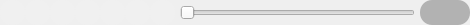
   <widget class="QFrame" name="videoFrame">
    <property name="geometry">
     <rect>
      <x>10</x>
      <y>595</y>
      <width>470</width>
      <height>25</height>
     </rect>
    </property>
    <property name="minimumSize">
     <size>
      <width>0</width>
      <height>25</height>
     </size>
    </property>
    <property name="maximumSize">
     <size>
      <width>16777215</width>
      <height>25</height>
     </size>
    </property>
    <property name="frameShadow">
     <enum>QFrame::Raised</enum>
    </property>
    <widget class="QToolButton" name="BackwardPlayButton">
     <property name="enabled">
      <bool>false</bool>
     </property>
     <property name="geometry">
      <rect>
       <x>50</x>
       <y>0</y>
       <width>25</width>
       <height>25</height>
      </rect>
     </property>
     <property name="minimumSize">
      <size>
       <width>25</width>
       <height>25</height>
      </size>
     </property>
     <property name="maximumSize">
      <size>
       <width>25</width>
       <height>25</height>
      </size>
     </property>
     <property name="toolTip">
      <string>Retroceder</string>
     </property>
     <property name="styleSheet">
      <string notr="true">QToolButton {border: 0px solid; 	border-radius: 12;	background-color: rgb(240,240,240)} QToolButton:hover {border: 0px solid; 	border-radius: 12;	background-color: rgb(178,178,178)}</string>
     </property>
     <property name="text">
      <string notr="true"/>
     </property>
     <property name="icon">
      <iconset resource="recursos.qrc">
       <normaloff>:/imagenes/Imagenes/BackwardPlay.png</normaloff>:/imagenes/Imagenes/BackwardPlay.png</iconset>
     </property>
     <property name="iconSize">
      <size>
       <width>16</width>
       <height>16</height>
      </size>
     </property>
    </widget>
    <widget class="QToolButton" name="SlowPlayButton">
     <property name="enabled">
      <bool>false</bool>
     </property>
     <property name="geometry">
      <rect>
       <x>0</x>
       <y>0</y>
       <width>25</width>
       <height>25</height>
      </rect>
     </property>
     <property name="minimumSize">
      <size>
       <width>25</width>
       <height>25</height>
      </size>
     </property>
     <property name="maximumSize">
      <size>
       <width>25</width>
       <height>25</height>
      </size>
     </property>
     <property name="toolTip">
      <string>Reducir velocidad</string>
     </property>
     <property name="styleSheet">
      <string notr="true">QToolButton {border: 0px solid; 	border-radius: 12;	background-color: rgb(240,240,240)} QToolButton:hover {border: 0px solid; 	border-radius: 12;	background-color: rgb(178,178,178)}</string>
     </property>
     <property name="text">
      <string notr="true"/>
     </property>
     <property name="icon">
      <iconset resource="recursos.qrc">
       <normaloff>:/imagenes/Imagenes/SlowPlay.png</normaloff>:/imagenes/Imagenes/SlowPlay.png</iconset>
     </property>
     <property name="iconSize">
      <size>
       <width>16</width>
       <height>16</height>
      </size>
     </property>
    </widget>
    <widget class="QSlider" name="sliderTrack">
     <property name="enabled">
      <bool>false</bool>
     </property>
     <property name="geometry">
      <rect>
       <x>180</x>
       <y>0</y>
       <width>235</width>
       <height>25</height>
      </rect>
     </property>
     <property name="minimumSize">
      <size>
       <width>0</width>
       <height>25</height>
      </size>
     </property>
     <property name="maximumSize">
      <size>
       <width>16777215</width>
       <height>25</height>
      </size>
     </property>
     <property name="toolTip">
      <string>Deslizar por el video</string>
     </property>
     <property name="minimum">
      <number>1</number>
     </property>
     <property name="orientation">
      <enum>Qt::Horizontal</enum>
     </property>
    </widget>
    <widget class="QToolButton" name="ForwardPlayButton">
     <property name="enabled">
      <bool>false</bool>
     </property>
     <property name="geometry">
      <rect>
       <x>100</x>
       <y>0</y>
       <width>25</width>
       <height>25</height>
      </rect>
     </property>
     <property name="minimumSize">
      <size>
       <width>25</width>
       <height>25</height>
      </size>
     </property>
     <property name="maximumSize">
      <size>
       <width>25</width>
       <height>25</height>
      </size>
     </property>
     <property name="toolTip">
      <string>Reproducir</string>
     </property>
     <property name="styleSheet">
      <string notr="true">QToolButton {border: 0px solid; 	border-radius: 12;	background-color: rgb(240,240,240)} QToolButton:hover {border: 0px solid; 	border-radius: 12;	background-color: rgb(178,178,178)}</string>
     </property>
     <property name="text">
      <string notr="true"/>
     </property>
     <property name="icon">
      <iconset resource="recursos.qrc">
       <normaloff>:/imagenes/Imagenes/ForwardPlay.png</normaloff>:/imagenes/Imagenes/ForwardPlay.png</iconset>
     </property>
     <property name="iconSize">
      <size>
       <width>16</width>
       <height>16</height>
      </size>
     </property>
    </widget>
    <widget class="QToolButton" name="BackwardFrameButton">
     <property name="enabled">
      <bool>false</bool>
     </property>
     <property name="geometry">
      <rect>
       <x>25</x>
       <y>0</y>
       <width>25</width>
       <height>25</height>
      </rect>
     </property>
     <property name="minimumSize">
      <size>
       <width>25</width>
       <height>25</height>
      </size>
     </property>
     <property name="maximumSize">
      <size>
       <width>25</width>
       <height>25</height>
      </size>
     </property>
     <property name="toolTip">
      <string>Retroceder 1 cuadro</string>
     </property>
     <property name="styleSheet">
      <string notr="true">QToolButton {border: 0px solid; 	border-radius: 12;	background-color: rgb(240,240,240)} QToolButton:hover {border: 0px solid; 	border-radius: 12;	background-color: rgb(178,178,178)}</string>
     </property>
     <property name="text">
      <string notr="true"/>
     </property>
     <property name="icon">
      <iconset resource="recursos.qrc">
       <normaloff>:/imagenes/Imagenes/BackwardFrame.png</normaloff>:/imagenes/Imagenes/BackwardFrame.png</iconset>
     </property>
     <property name="iconSize">
      <size>
       <width>16</width>
       <height>16</height>
      </size>
     </property>
    </widget>
    <widget class="QToolButton" name="FastPlayButton">
     <property name="enabled">
      <bool>false</bool>
     </property>
     <property name="geometry">
      <rect>
       <x>150</x>
       <y>0</y>
       <width>25</width>
       <height>25</height>
      </rect>
     </property>
     <property name="minimumSize">
      <size>
       <width>25</width>
       <height>25</height>
      </size>
     </property>
     <property name="maximumSize">
      <size>
       <width>25</width>
       <height>25</height>
      </size>
     </property>
     <property name="toolTip">
      <string>Aumentar velocidad</string>
     </property>
     <property name="styleSheet">
      <string notr="true">QToolButton {border: 0px solid; 	border-radius: 12;	background-color: rgb(240,240,240)} QToolButton:hover {border: 0px solid; 	border-radius: 12;	background-color: rgb(178,178,178)}</string>
     </property>
     <property name="text">
      <string notr="true"/>
     </property>
     <property name="icon">
      <iconset resource="recursos.qrc">
       <normaloff>:/imagenes/Imagenes/FastPlay.png</normaloff>:/imagenes/Imagenes/FastPlay.png</iconset>
     </property>
     <property name="iconSize">
      <size>
       <width>16</width>
       <height>16</height>
      </size>
     </property>
    </widget>
    <widget class="QToolButton" name="ForwardFrameButton">
     <property name="enabled">
      <bool>false</bool>
     </property>
     <property name="geometry">
      <rect>
       <x>125</x>
       <y>0</y>
       <width>25</width>
       <height>25</height>
      </rect>
     </property>
     <property name="minimumSize">
      <size>
       <width>25</width>
       <height>25</height>
      </size>
     </property>
     <property name="maximumSize">
      <size>
       <width>25</width>
       <height>25</height>
      </size>
     </property>
     <property name="toolTip">
      <string>Avanzar 1 cuadro</string>
     </property>
     <property name="styleSheet">
      <string notr="true">QToolButton {border: 0px solid; 	border-radius: 12;	background-color: rgb(240,240,240)} QToolButton:hover {border: 0px solid; 	border-radius: 12;	background-color: rgb(178,178,178)}</string>
     </property>
     <property name="text">
      <string notr="true"/>
     </property>
     <property name="icon">
      <iconset resource="recursos.qrc">
       <normaloff>:/imagenes/Imagenes/ForwardFrame.png</normaloff>:/imagenes/Imagenes/ForwardFrame.png</iconset>
     </property>
     <property name="iconSize">
      <size>
       <width>16</width>
       <height>16</height>
      </size>
     </property>
    </widget>
    <widget class="QLineEdit" name="lineEditFrame">
     <property name="enabled">
      <bool>false</bool>
     </property>
     <property name="geometry">
      <rect>
       <x>420</x>
       <y>0</y>
       <width>50</width>
       <height>25</height>
      </rect>
     </property>
     <property name="minimumSize">
      <size>
       <width>50</width>
       <height>25</height>
      </size>
     </property>
     <property name="maximumSize">
      <size>
       <width>50</width>
       <height>25</height>
      </size>
     </property>
     <property name="font">
      <font>
       <pointsize>8</pointsize>
      </font>
     </property>
     <property name="toolTip">
      <string>Escribir cuadro</string>
     </property>
     <property name="styleSheet">
      <string notr="true">QLineEdit {border: 0px solid; border-radius: 12; background-color: white;}
QLineEdit:!Enabled {border: 0px solid; border-radius: 12; background-color: rgb(178,178,178);}</string>
     </property>
     <property name="text">
      <string notr="true"/>
     </property>
     <property name="alignment">
      <set>Qt::AlignCenter</set>
     </property>
    </widget>
    <widget class="QToolButton" name="PauseButton">
     <property name="enabled">
      <bool>false</bool>
     </property>
     <property name="geometry">
      <rect>
       <x>75</x>
       <y>0</y>
       <width>25</width>
       <height>25</height>
      </rect>
     </property>
     <property name="minimumSize">
      <size>
       <width>25</width>
       <height>25</height>
      </size>
     </property>
     <property name="maximumSize">
      <size>
       <width>25</width>
       <height>25</height>
      </size>
     </property>
     <property name="toolTip">
      <string>Pausar</string>
     </property>
     <property name="styleSheet">
      <string notr="true">QToolButton {border: 0px solid; 	border-radius: 12;	background-color: rgb(240,240,240)} QToolButton:hover {border: 0px solid; 	border-radius: 12;	background-color: rgb(178,178,178)}</string>
     </property>
     <property name="text">
      <string notr="true"/>
     </property>
     <property name="icon">
      <iconset resource="recursos.qrc">
       <normaloff>:/imagenes/Imagenes/Pause.png</normaloff>:/imagenes/Imagenes/Pause.png</iconset>
     </property>
     <property name="iconSize">
      <size>
       <width>16</width>
       <height>16</height>
      </size>
     </property>
    </widget>
   </widget>
